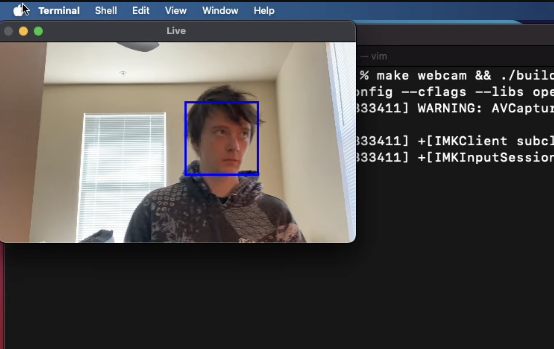
//> input picture webcam.png, 554 x 349 px
$ ./main ../ out.png   (built with g++ and OpenCV 4)
//> lines starting //> are read from the running program, lines starting //| are printed output that depends on the picture
/*
Utility for converting a dataset of randomly sized images to be 250px*250px
by scaling up the dimension of the image and taking a random subset of it.
*/
#include <opencv2/core.hpp>
#include <opencv2/videoio.hpp>
#include <opencv2/imgcodecs.hpp>
#include <opencv2/highgui.hpp>
#include <opencv2/imgproc.hpp>
#include <filesystem>
#include <algorithm>
#include <iostream>
#include <stdlib.h>

namespace fs = std::filesystem;

const int IMAGE_SIZE = 250;

int main(int argc, char** argv) {
   if (argc != 3) {
      std::cerr << "Incorrect usage." << std::endl;
      return 1;
   }

   std::string inputFolder(argv[1]);
   std::string outputFolder(argv[2]);

   std::string rawFp = std::string(fs::current_path()) + std::string("/") + inputFolder;
   for (const auto & entry : fs::directory_iterator(rawFp)) {
      cv::Mat img, rawImg = cv::imread(entry.path());
//> rawImg is the input picture: 349 rows x 554 cols, CV_8UC3; mean B, G, R 77.3, 78.1, 80.1
      if (rawImg.empty()) { continue; }

      // Rescale to have height/width at least 250 pixels.
      double scaleFactor = std::max(static_cast<double>(IMAGE_SIZE) / rawImg.rows, static_cast<double>(IMAGE_SIZE) / rawImg.cols);
//> scaleFactor = 0.716
      int newWidth = static_cast<int>(std::ceil(rawImg.cols * scaleFactor));
//> newWidth = 397
      int newHeight = static_cast<int>(std::ceil(rawImg.rows * scaleFactor));
//> newHeight = 250
      cv::resize(rawImg, img, cv::Size(newWidth, newHeight));
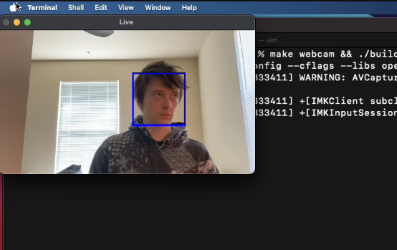
//> img: 250 rows x 397 cols, CV_8UC3; mean B, G, R 77.2, 78, 80

      // Pick random 250x250 subgroup.
      int colStart = rand() % (img.cols - IMAGE_SIZE + 1);
      int colEnd = colStart + IMAGE_SIZE;
      int rowStart = rand() % (img.rows - IMAGE_SIZE + 1);
      int rowEnd = rowStart + IMAGE_SIZE;
      cv::Mat croppedImg = img(cv::Range(rowStart, rowEnd), cv::Range(colStart, colEnd));
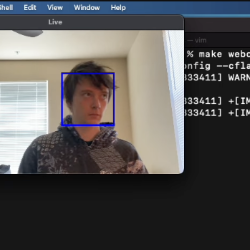
//> croppedImg: 250 rows x 250 cols, CV_8UC3; mean B, G, R 84.2, 84.4, 85.9

      // Dump converted file.
      std::string fp = entry.path();
//> (the run ends here: the program stops with an error, at `fp.replace(fp.find("non_face_raw"), 12, outputFolder);`)
